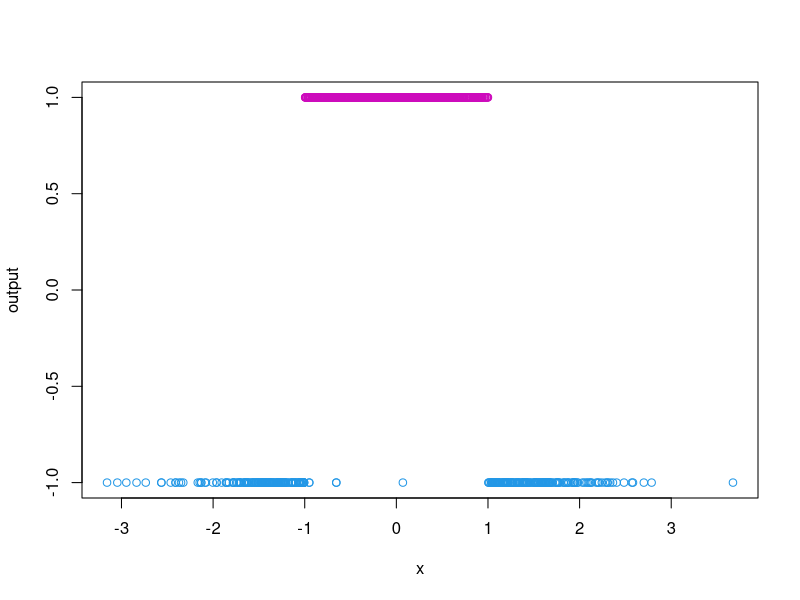

The R source for this figure:
#referred to https://qizeresearch.wordpress.com/2013/12/05/short-example-for-adaboost/
#referred to http://mccormickml.com/2013/12/13/adaboost-tutorial/
library("rpart")
x <- rnorm(1000)#x~N(0,1)
y <- rep(0,1000)#creating a vector of 1000 zeros

#mod of xi lies between -1 and +1
for(i in 1:1000)
  {
  if(x[i]>-1&&x[i]<1)
    {
    if(runif(1)<=0.9)
      {y[i]<- 1}
    else{y[i]<- -1}
  }
  else
    {
    if(runif(1)<=0.9){y[i]<- -1}
    else{
      y[i]<- -1
    }
    
}
} 
#step 1:generating weights:
w <- rep(1/1000,1000)
adadata<-data.frame(x,y)
#creating variable for output
output <- 0
#creating base classifier h
h <- rep(0,1000)
#step2:looping from t=1 to 100 i.e 100 iterations
for (t in 1:100){
  
  #Sub-step2.1: select a base classifier "h" (can be rpart), and train data with the given weight
  o <- rpart(y ~ ., data = adadata, weights =  w , method = "class")
  
  h <- as.matrix(predict(o,adadata,type = "class"))
  
  #setting class h as a numeric argument
  class(h)<-"numeric" 
  
  #Sub-step2.2: Typically, we recognize the err of the classifier: Err(t)=sum(D(i)*I(yi^=ht((xi))). In other word, we sum D(i) for all the observations with the predicted value not equal to the true value.
  error = sum(w*(h!=y))
  
  #creating o/p weight alpha for the classifier using formula a(t)=1/2ln(1-err/err)
  alpha = 0.5*log((1-error)/error)
  
  #Sub-step2.3: update Weight Wi(t+1) = Di(t)*exp(-a(t)*Yi*ht(Xi))
  w <- w*exp(-alpha*y*h)/sum(exp(-alpha*y*h))
  #Sub-step2.4:normalized weight for each observation: Di(t+1)=Wi(t+1)/Sum(Wi(t+1)). In other word, Di(t+1) is normalized Wi(t+1) in t+t step.
  w <- w/sum(w)
  
  #final: step 3: H(x)=sign(sum(a(t)*h)
  output <- output + alpha*h
}
#returning a vector with the signs of corresponding elements of ouput
output <- sign(output)
table(actual = y, predicted = output)

plot(x,output,col = output+5)
